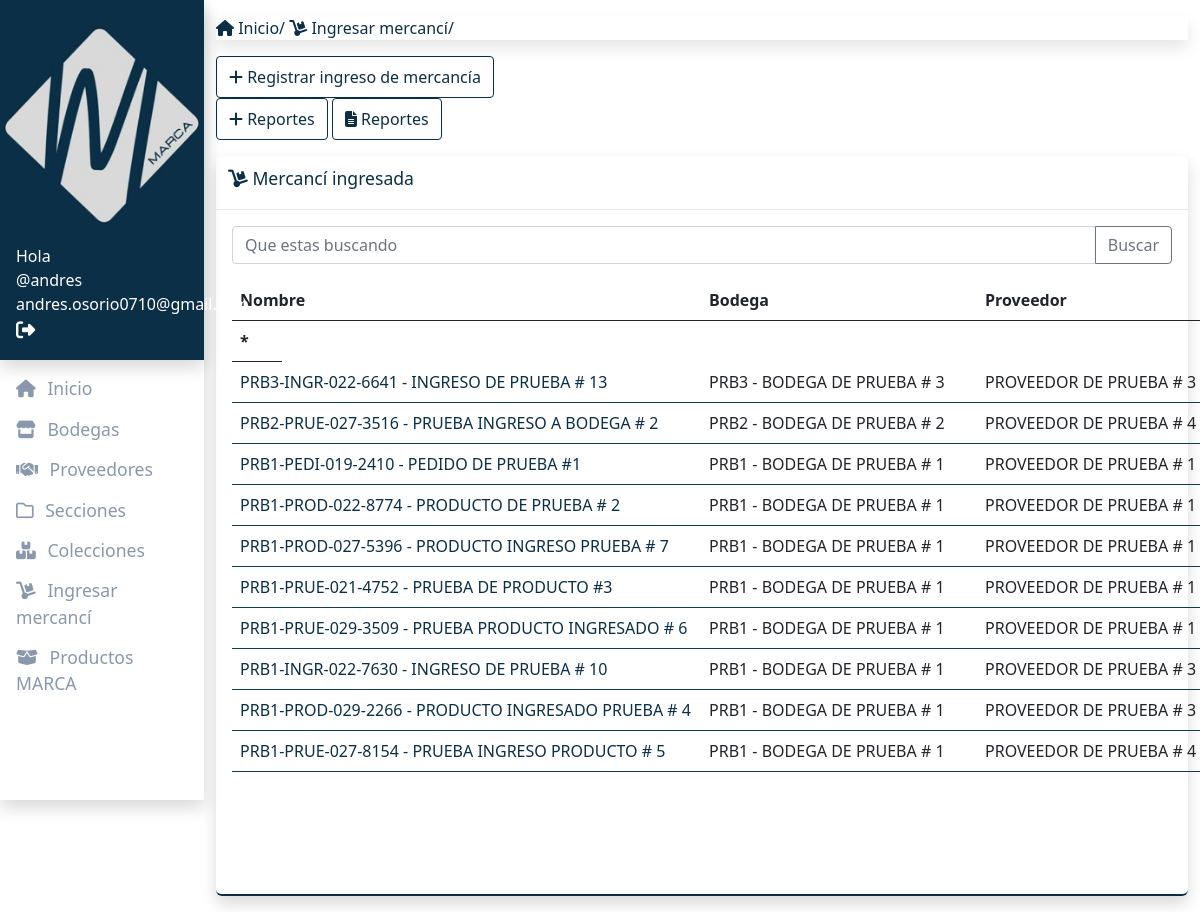
/marca/productos/b/ (signed in), run on the app's committed database.
### producto_bodega_app/models/producto_bodega.py (models this page shows)
class ProductoBodega(ParanoidModel):
    uuid = models.UUIDField(default=uuid4, editable=False, primary_key=True)
    bodega = models.ForeignKey(Bodega, on_delete=models.PROTECT)
    proveedor = models.ForeignKey(Proveedor, on_delete=models.PROTECT)
    referencia = models.CharField(max_length=20)
    nombre = models.CharField(max_length=50)
    costo = models.DecimalField(default=0, decimal_places=2, max_digits=12)
    costo_unitario = models.DecimalField(default=0, decimal_places=2, max_digits=12)
    cantidad_entra = models.PositiveIntegerField(default=0)
    cantidad_disponible = models.PositiveIntegerField(default=0)
    cantidad_minima = models.PositiveIntegerField(default=0)
    descripcion =  models.TextField()
    is_relacionado = models.BooleanField(default=False)
    def __str__(self):
        return (self.referencia + " - " + self.nombre)

### bodega_app/models/bodega.py (models this page shows)
class Bodega(ParanoidModel):
    uuid = models.UUIDField(default=uuid4, editable=False, primary_key=True)
    nombre_corto = models.CharField(max_length=6)
    nombre = models.CharField(max_length=50)
    capacidad_maxima = models.PositiveIntegerField(default=0)
    capacidad_disponible = models.PositiveIntegerField(default=0)
    direccion= models.CharField(max_length=80)
    numero_telefonico = models.CharField(max_length=10)
    correo_electronico= models.EmailField()
    descripcion = models.TextField()
    def __str__(self):
        return (self.nombre_corto + " - " + self.nombre)

### proveedor_app/models/proveedor.py (models this page shows)
class Proveedor(ParanoidModel):
    uuid = models.UUIDField(default=uuid4, editable=False, primary_key=True)
    tipo_identificacion = models.CharField(
        max_length=7, choices=tipo_identificacion_opciones)
    identificacion = models.CharField(max_length=15)
    nombre = models.CharField(max_length=50)
    direccion = models.CharField(max_length=80)
    numero_telefonico = models.CharField(max_length=10)
    correo_electronico = models.EmailField()
    descripcion = models.TextField()
    def __str__(self):
        return self.nombre

### administracion_app/views/producto_bodega.py (the view)
# urls.py: path('marca/productos/b/', admin_producto_bodega_inicio,
@permission_required('tienda_app.add_producto_bodega')
def admin_producto_bodega_inicio(request):
    producto_bodegas = consultar_all()
    search = request.GET.get("buscar")
    if search:
        producto_bodegas = consultar_search(search)
    data = {'producto_bodegas': producto_bodegas}
    return render(request, 'administracion_app/producto_bodega/inicio.html', data)

### administracion_app/views/producto_bodega.py (called while the page is built)
def consultar_all():
    consulta = ProductoBodega.objects.all().order_by('bodega', 'proveedor', 'nombre')
    return consulta

### administracion_app/templates/administracion_app/producto_bodega/inicio.html (shortened to what this page needs)
{% extends 'administracion_app/producto_bodega/base.html' %}
{% block contenedor %}
<div class="row mtop16">
    <div class="col-md-4">
        <div class="opts">
            <a href="{% url 'admin_producto_bodega_agregar' %}" data-toggle="tooltip" data-placement="top"
                title="Agregar un nuevo seccion">
                <i class="fas fa-plus"></i> Registrar ingreso de mercancía
            </a>
            <a href="{% url 'admin_producto_bodega_reporte' %}" data-toggle="tooltip" data-placement="top"
                title="Agregar un nuevo seccion">
                <i class="fas fa-plus"></i> Reportes
            </a>
            <a href="{% url 'report-pb' %}" data-toggle="tooltip" data-placement="top" title="Generar reportes">
                <i class="fas fa-file-alt"></i></i> Reportes
            </a>
        </div>
    </div>
</div>
<div class="panel shadow mtop16">
    <div class="header">
        <h2 class="title">
            <i class="fas fas fa-dolly"></i> Mercancí ingresada
        </h2>
    </div>
    <div class="inside">
        {% include "administracion_app/search.html" %}
        <div class="row">
            <div class="container">
                <table class="table table-fixed table-fixed-500">
                    <thead>
                        <tr>
                            <th style="width: 469px;">Nombre</th>
                            <th style="width: 276px;">Bodega</th>
                            <th style="width: 276px;">Proveedor</th>
                            <th style="width: 50px;">*</th>
                        </tr>
                    </thead>
                    <tbody>
                        {% for pb in producto_bodegas%}
                        <tr style="width: 1244px;">
                            <td style="width: 469px;">
                                <a class="abscess-register"
                                    href="{% url 'admin_producto_bodega_detalle_listar_talla' pb.uuid %}"
                                    title="Ver en detalle {{pb.nombre}}">
                                    {{pb}}
                                </a>
                            </td>
                            <td style="width: 276px;">{{pb.bodega}}</td>
                            <td style="width: 276px;">{{pb.proveedor}}</td>
                        </tr>
                        {% endfor %}
                    </tbody>
                </table>
            </div>
        </div>
    </div>
</div>
{% endblock %}

### administracion_app/templates/administracion_app/barra_lateral.html (shortened to what this page needs)
{% load static %}
<div class="sidebar shadow">
    <div class="section-top">
        <div class="logo">
            <img src="{% static 'administracion_app/img/logoMarca.png' %}" alt="logo" class="img-fluid" />
        </div>
        <div class="user">
            {% if user.is_authenticated %}
            <span class="subtitle">Hola</span>
            <div class="name">
                @{{user.username}} <br>
                <div class="email">{{user.email}}</div>
            </div>
            <a href="{% url 'logout' %}" data-toggle="tooltip" data-placement="top" title="Salir">
                <i class="fas fa-sign-out-alt"></i>
            </a>
            {% else %}
            <li><a href="{% url 'registro' %}">Registrarce</a></li>
            <li><a href="{% url 'login' %}">Ingresar</a></li>
            {% endif %}
        </div>
    </div>
    <div class="main">
        <ul>
            <li>
                <a href="{% url 'admin_inicio' %}"><i class="fas fa-home"></i> Inicio</a>
            </li>
            <li>
                <a href="{% url 'admin_bodega_inicio' %}">
                    <i class="fas fa-store"></i> Bodegas
                </a>
            </li>
            <li>
                <a href="{% url 'admin_proveedor_inicio' %}">
                    <i class="fas fa-handshake"></i> Proveedores
                </a>
            </li>
            <li>
                <a href="{% url 'admin_seccion_inicio' %}">
                    <i class="far fa-folder"></i> Secciones
                </a>
            </li>
            <li>
                <a href="{% url 'admin_coleccion_inicio' %}">
                    <i class="fas fa-boxes"></i> Colecciones
                </a>
            </li>
            <li>
                <a href="{% url 'admin_producto_bodega_inicio' %}">
                    <i class="fas fa-dolly"></i> Ingresar mercancí
                </a>
            </li>
            <li>
                <a href="{% url 'admin_producto_marca_inicio' %}">
                    <i class="fas fa-box-open"></i> Productos MARCA
                </a>
            </li>
        </ul>
    </div>
</div>

### administracion_app/static/administracion_app/css/administracion.css (style rules this page uses)
body { background-color: #f5f6fa; font-size: 14px; font-family: "Roboto Slab", serif; }
h1, h3, h4, h5, ul, body, html { padding: 0; margin: 0; }
.sidebar { background-color: #fff; min-height: 100vh; }
.sidebar .section-top { background-color: #0b2f47; box-shadow: 0 0.5rem 1rem rgba(0, 0, 0, 0.15); }
.sidebar .logo { display: block; margin: 0 auto; padding-top: 24px; white: 60%; }
.sidebar .user { color: #fff !important; padding: 16px; }
.sidebar .user a { color: #fff; font-size: 1.2em; }
.main { margin-top: 10px; }
.main ul { padding: 0px 0px; text-decoration: none; list-style: none; }
.main ul li { margin-bottom: 4px; text-decoration: none; }
.main ul li a { color: #8998ac; display: block; font-size: 1.1em; padding: 5px 16px; text-decoration: none; }
.main ul li a i { margin-right: 7px; text-decoration: none; }
.page .panel { background-color: #fff; border-radius: 6px; border-bottom: 2px solid #0b2f47; width: 100%; }
.page .panel .header { border-bottom: 1px solid #e8e8e8; }
.page .panel .header h2.title { display: inline-block; color: #0b2f47; font-size: 1.1em; padding: 12px 12px; }
.page .panel .inside { padding: 16px; }
.opts a { cursor: pointer; border-radius: 4px; display: inline-block; padding: 8px 12px; border: 1px solid #0b2f47; color: #0b2f47; text-decoration: none !important; }
.mtop16 { margin-top: 16px; }
.abscess-register h5, .abscess-register { color: #0b2f47; text-decoration: none; }
.table-fixed-500 tbody { height: 500px !important; overflow-y: auto; width: 100%; }
.table-fixed thead, .table-fixed tbody, .table-fixed td, .table-fixed th { display: block; }
.table-fixed tbody td { float: left; border-bottom-width: 0; }
.table-fixed tbody tr { float: left; border-bottom: #103d47 solid 1px; }
.table-fixed thead > tr > th { float: left; border-bottom-width: 1; }

### data on the page
ProductoBodega: referencia+nombre "PRB3-INGR-022-6641 - INGRESO DE PRUEBA # 13", bodega "PRB3 - BODEGA DE PRUEBA # 3", proveedor "PROVEEDOR DE PRUEBA # 3"
ProductoBodega: referencia+nombre "PRB2-PRUE-027-3516 - PRUEBA INGRESO A BODEGA # 2", bodega "PRB2 - BODEGA DE PRUEBA # 2", proveedor "PROVEEDOR DE PRUEBA # 4"
ProductoBodega: referencia+nombre "PRB1-PEDI-019-2410 - PEDIDO DE PRUEBA #1", bodega "PRB1 - BODEGA DE PRUEBA # 1", proveedor "PROVEEDOR DE PRUEBA # 1"
ProductoBodega: referencia+nombre "PRB1-PROD-022-8774 - PRODUCTO DE PRUEBA # 2", bodega "PRB1 - BODEGA DE PRUEBA # 1", proveedor "PROVEEDOR DE PRUEBA # 1"
ProductoBodega: referencia+nombre "PRB1-PROD-027-5396 - PRODUCTO INGRESO PRUEBA # 7", bodega "PRB1 - BODEGA DE PRUEBA # 1", proveedor "PROVEEDOR DE PRUEBA # 1"
ProductoBodega: referencia+nombre "PRB1-PRUE-021-4752 - PRUEBA DE PRODUCTO #3", bodega "PRB1 - BODEGA DE PRUEBA # 1", proveedor "PROVEEDOR DE PRUEBA # 1"
ProductoBodega: referencia+nombre "PRB1-PRUE-029-3509 - PRUEBA PRODUCTO INGRESADO # 6", bodega "PRB1 - BODEGA DE PRUEBA # 1", proveedor "PROVEEDOR DE PRUEBA # 1"
ProductoBodega: referencia+nombre "PRB1-INGR-022-7630 - INGRESO DE PRUEBA # 10", bodega "PRB1 - BODEGA DE PRUEBA # 1", proveedor "PROVEEDOR DE PRUEBA # 3"
ProductoBodega: referencia+nombre "PRB1-PROD-029-2266 - PRODUCTO INGRESADO PRUEBA # 4", bodega "PRB1 - BODEGA DE PRUEBA # 1", proveedor "PROVEEDOR DE PRUEBA # 3"
ProductoBodega: referencia+nombre "PRB1-PRUE-027-8154 - PRUEBA INGRESO PRODUCTO # 5", bodega "PRB1 - BODEGA DE PRUEBA # 1", proveedor "PROVEEDOR DE PRUEBA # 4"

### other printed values
{{ user.username }} "andres"
{{ user.email }} "andres.osorio0710@gmail.com"
